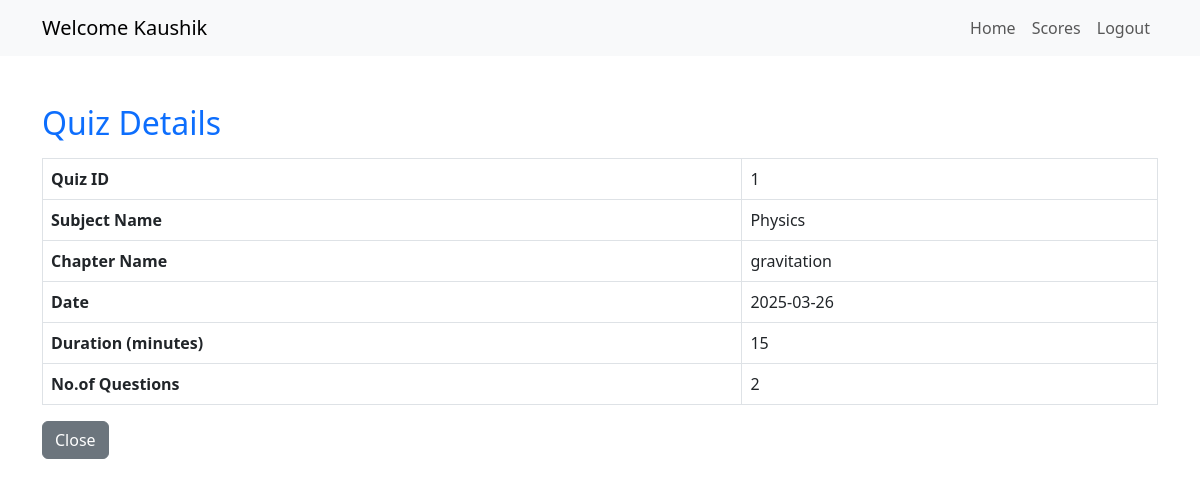
The app's page /quiz_handle_auth/user/view_quiz/1 (signed in) with its own data.
### models/models.py (models this page shows)
class User(db.Model, UserMixin):
    id = db.Column(db.Integer, primary_key=True)  # `id` is now the primary key
    username = db.Column(db.String(120), unique=True, nullable=False)
    password = db.Column(db.String(20), nullable=False)
    name = db.Column(db.String(120), nullable=False)
    qualification = db.Column(db.String(120), nullable=True)
    dob = db.Column(db.Date, nullable=True)  # Date of Birth
    role = db.Column(db.String(20), nullable=False, default='user')

class Subject(db.Model):
    id = db.Column(db.Integer, primary_key=True)
    name = db.Column(db.String(100), nullable=False)
    description = db.Column(db.Text, nullable=True)
    chapters = db.relationship('Chapter', backref='subject', lazy=True,cascade="all, delete-orphan")

class Chapter(db.Model):
    id = db.Column(db.Integer, primary_key=True)
    name = db.Column(db.String(100), nullable=False)
    description = db.Column(db.Text, nullable=True)
    subject_id = db.Column(db.Integer, db.ForeignKey('subject.id'), nullable=False)
    questions = db.relationship('Question', backref='chapter', lazy=True)
    quizzes = db.relationship('Quiz', backref='chapter', lazy=True)

### controllers/quiz_handling.py (the view)
@quiz_handle_auth.route('/user/view_quiz/<int:id>', methods=['GET'])
@login_required
def view_quiz(id):
    quiz = Quiz.query.get(id)
    if not quiz:
        flash('Quiz not found!', 'error')
        return redirect(url_for('user_dashboard'))  # Redirect to dashboard if quiz is not found
    chapter = quiz.chapter
    subject = chapter.subject if chapter else None
    question_count = Question.query.filter_by(quiz_id=quiz.id).count()
    quiz_details = {
        "id": quiz.id,
        "chapter_name": chapter.name if chapter else "Unknown",
        "subject_name": subject.name if subject else "Unknown",
        "date": quiz.date.strftime('%Y-%m-%d'),
        "duration": quiz.duration,
        "num_questions": question_count
    }
    return render_template("view_quiz.html", quiz=quiz_details)

### app.py (called while the page is built)
@login_manager.user_loader
def load_user(username):
    return User.query.get(username)

### templates/view_quiz.html (shortened to what this page needs)
<!DOCTYPE html>
<html lang="en">
<head>
    <link rel="stylesheet" href="https://cdn.jsdelivr.net/npm/bootstrap@5.3.0/dist/css/bootstrap.min.css">
</head>
<body>
    <nav class="navbar navbar-expand-lg navbar-light bg-light">
        <div class="container">
            <a class="navbar-brand" href="#">Welcome {{ current_user.name }}</a>
            <div class="collapse navbar-collapse justify-content-end">
                <ul class="navbar-nav">
                    <li class="nav-item"><a class="nav-link" href="{{ url_for('user_dashboard') }}">Home</a></li>
                    <li class="nav-item"><a class="nav-link" href="{{ url_for('quiz_handle_auth.scores') }}">Scores</a></li>
                    <li class="nav-item"><a class="nav-link" href="{{ url_for('auth.logout') }}">Logout</a></li>
                </ul>
            </div>
        </div>
    </nav>
    <div class="container mt-5">
        <h2 class="text-primary">Quiz Details</h2>
        <table class="table table-bordered mt-3">
            <tr>
                <th>Quiz ID</th>
                <td>{{ quiz.id }}</td>
            </tr>
            <tr>
                <th>Subject Name </th>
                <td>{{ quiz.subject_name }}</td>
            </tr>
            <tr>
                <th>Chapter Name </th>
                <td>{{ quiz.chapter_name }}</td>
            </tr>
            <tr>
                <th>Date</th>
                <td>{{ quiz.date }}</td>
            </tr>
            <tr>
                <th>Duration (minutes)</th>
                <td>{{ quiz.duration }}</td>
            </tr>
            <tr>
                <th>No.of Questions</th>
                <td>{{ quiz.num_questions }}</td>
            </tr>
        </table>
        <a href="{{ url_for('user_dashboard') }}" class="btn btn-secondary">Close</a>
    </div>
</body>
</html>

### records on screen
User: name "Kaushik"
Subject: subject_name "Physics"
Chapter: chapter_name "gravitation"

### other values on screen
{{ quiz.id }} "1"
{{ quiz.date }} "2025-03-26"
{{ quiz.duration }} "15"
{{ quiz.num_questions }} "2"
